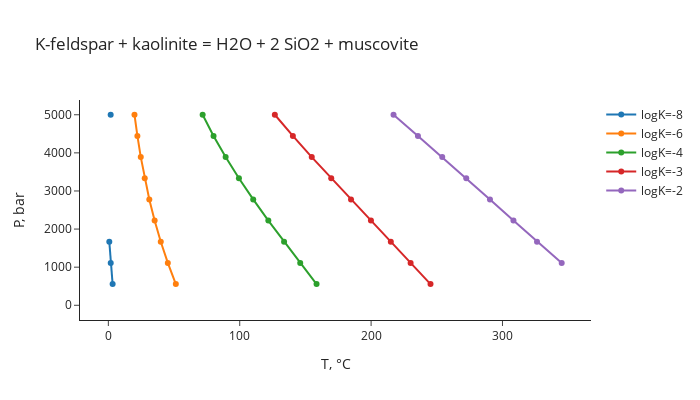

Notebook code for this chart:
### Markdown cell above
Notice too how the number of points in the curve have increased by setting the resolution, `res`, to 20 (`res=10` by default).

Univariate curves for a different reaction are shown in the plot below:

### Code cell
out = univariant_TP(logK=[-8, -6, -4, -3, -2], # desired logK or list of logK values
                    species=["K-feldspar", "kaolinite", "H2O", "SiO2", "muscovite"], # chemical species
                    state=["cr", "cr", "liq", "aq", "cr"], # aq, gas, liq, cr
                    coeff=[-1, -1, 1, 2, 1], # reaction stoichiometry (negative for reactants, positive for products)
                    Trange=[0, 350], # temperature range to check, degrees C
                    Prange=[1, 5000], # pressure range to check, bars
                    width=700, # plot width, in pixels
      )

### Figure 1 — Plotly figure (JSON) as saved in the notebook; plotly's stock layout.template omitted (floating-point values rounded to 4 significant figures)
{"data": [{"hovertemplate": "%{text}<br>T, °C=%{x:.2f}<br>P, bar=%{y:.2f}<extra></extra>", "mode": "markers+lines", "name": "logK=-8", "text": ["logK=-8", "logK=-8", "logK=-8", "logK=-8", "logK=-8", "logK=-8", "logK=-8", "logK=-8", "logK=-8", "logK=-8"], "type": "scatter", "x": [NaN, 3.257, 1.802, 0.7195, NaN, NaN, NaN, NaN, NaN, 1.764], "y": [1.0, 556.4, 1112.0, 1667.0, 2223.0, 2778.0, 3334.0, 3889.0, 4445.0, 5000.0]}, {"hovertemplate": "%{text}<br>T, °C=%{x:.2f}<br>P, bar=%{y:.2f}<extra></extra>", "mode": "markers+lines", "name": "logK=-6", "text": ["logK=-6", "logK=-6", "logK=-6", "logK=-6", "logK=-6", "logK=-6", "logK=-6", "logK=-6", "logK=-6", "logK=-6"], "type": "scatter", "x": [NaN, 51.36, 45.27, 39.9, 35.22, 31.16, 27.68, 24.68, 22.11, 19.89], "y": [1.0, 556.4, 1112.0, 1667.0, 2223.0, 2778.0, 3334.0, 3889.0, 4445.0, 5000.0]}, {"hovertemplate": "%{text}<br>T, °C=%{x:.2f}<br>P, bar=%{y:.2f}<extra></extra>", "mode": "markers+lines", "name": "logK=-4", "text": ["logK=-4", "logK=-4", "logK=-4", "logK=-4", "logK=-4", "logK=-4", "logK=-4", "logK=-4", "logK=-4", "logK=-4"], "type": "scatter", "x": [NaN, 158.5, 146.0, 133.8, 121.8, 110.3, 99.38, 89.28, 80.06, 71.78], "y": [1.0, 556.4, 1112.0, 1667.0, 2223.0, 2778.0, 3334.0, 3889.0, 4445.0, 5000.0]}, {"hovertemplate": "%{text}<br>T, °C=%{x:.2f}<br>P, bar=%{y:.2f}<extra></extra>", "mode": "markers+lines", "name": "logK=-3", "text": ["logK=-3", "logK=-3", "logK=-3", "logK=-3", "logK=-3", "logK=-3", "logK=-3", "logK=-3", "logK=-3", "logK=-3"], "type": "scatter", "x": [NaN, 245.2, 230.1, 215.0, 199.9, 184.7, 169.7, 154.8, 140.4, 126.7], "y": [1.0, 556.4, 1112.0, 1667.0, 2223.0, 2778.0, 3334.0, 3889.0, 4445.0, 5000.0]}, {"hovertemplate": "%{text}<br>T, °C=%{x:.2f}<br>P, bar=%{y:.2f}<extra></extra>", "mode": "markers+lines", "name": "logK=-2", "text": ["logK=-2", "logK=-2", "logK=-2", "logK=-2", "logK=-2", "logK=-2", "logK=-2", "logK=-2", "logK=-2", "logK=-2"], "type": "scatter", "x": [NaN, NaN, 345.1, 326.3, 308.4, 290.5, 272.4, 254.1, 235.7, 217.1], "y": [1.0, 556.4, 1112.0, 1667.0, 2223.0, 2778.0, 3334.0, 3889.0, 4445.0, 5000.0]}], "layout": {"height": 400, "hoverlabel": {"bgcolor": "white"}, "title": {"text": "K-feldspar + kaolinite = H2O + 2 SiO2 + muscovite"}, "width": 700, "xaxis": {"autorange": true, "range": [-21.64, 367.4], "title": {"text": "T, °C"}, "type": "linear"}, "yaxis": {"autorange": true, "range": [-386.1, 5387.0], "title": {"text": "P, bar"}, "type": "linear"}}}
